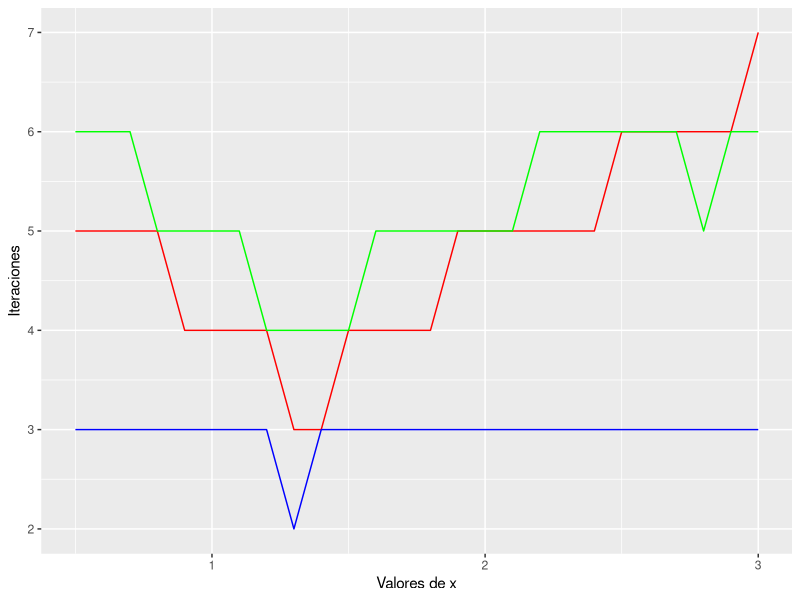

Here is the R script that generated this plot:
## ---- chunk 1
knitr::opts_chunk$set(echo = TRUE)
## ---- chunk 2
ipf<-function(FUN,x0,tol=1e-5,maxiter=1000){
	x_new <- FUN(x0)
	iter<-1
	while(abs(x_new-x0) > tol & iter<maxiter){
		x0<-x_new
		x_new <- FUN(x0)
		if(is.nan(x_new)){
		stop("No puede evaluar")
		}
		iter <- iter + 1
		print(x_new)
		print(x0)
		print(iter)
		
	}
	salida<-list(pf=x_new, iter=iter)
	return(salida)
}
## ---- chunk 3
ipf_new <-function(FUN,x0,tol=1e-5,maxiter=1000,trace=TRUE){
    x_new <- FUN(x0)
    iter<-1
    print(iter)
    while(abs(x_new-x0) > tol & iter<maxiter){
        x0<-x_new
        x_new <- FUN(x0)
        if(is.nan(x_new)){
            stop("No puede evaluar")
        }
        iter <- iter + 1
        if(trace==TRUE){ #se imprimirá según diga el argumento trace
            print(x_new)
            print(x0)
            if(iter==maxiter){
                cat("No hubo convergencia luego de ",iter ," iteraciones ","\n")
            }else{
                cat ("Si hubo convergencia luego de ",iter ," iteraciones","\n")
        }
        }
    }
    salida<-list(pf=x_new, iter=iter)
    return(salida)
}
## ---- chunk 4
fcon <- function(x) return(x-log(x)+exp(-x))
## ---- chunk 5
ipf_new(FUN = fcon,x0 = 1,trace=TRUE)
## ---- chunk 6
ipf_new(FUN = fcon,x0 = 1,trace=FALSE)
## ---- chunk 7

halley <- function(FUN,FUN1,FUN2,x0,tol=1e-9,maxiter=1000,trace=TRUE){
    x_new <- x0 - FUN(x0)/(FUN1(x0)-(FUN(x0)*FUN2(x0)/(2*FUN1(x0))))
    iter <- 1
    while(abs(x_new-x0) > tol & iter<maxiter){
        x0 <- x_new
        x_new <- x0 - FUN(x0)/(FUN1(x0)-(FUN(x0)*FUN2(x0)/(2*FUN1(x0))))
        iter <- iter + 1
        if(trace==TRUE){
            if(iter==maxiter) {
                cat("No hubo convergencia luego de",iter,"iteraciones","\n")
            } else {
                cat("Si hubo convergencia luego de",iter,"iteraciones","\n")
            }
        }
    }
    salida<-list(raiz=x_new,f_raiz=FUN(x_new),iter=iter) 
    return(salida)
}
## ---- chunk 8
ipf <- function(FUN,x0,tol=1e-7,maxiter=1000,trace=TRUE){
    x_new <- FUN(x0)
    iter<-1
    while(abs(x_new-x0) > tol & iter<maxiter){
        x0<-x_new
        x_new <- FUN(x0)
        if(is.nan(x_new)){
            stop("No puede evaluar")
        }
        iter <- iter + 1
        if(trace==TRUE){
	        if(iter==maxiter){
		        cat("No hubo convergencia luego de",iter,"iteraciones","\n")
	        }else{
		        cat("Si hubo convergencia luego de",iter,"iteraciones","\n")
	        }
	    }
    }
    salida <- list(pf=x_new, iter=iter)
    return(salida)
}

nr <- function(FUN,FUN1,x0,tol=1e-7,maxiter=1000,trace=TRUE){
	x_new <- x0 - FUN(x0)/FUN1(x0)
	iter <- 1
	while(abs(x_new-x0) > tol & iter<maxiter){
		x0 <- x_new
		x_new <- x0 - FUN(x0)/FUN1(x0)
		iter <- iter + 1
	    if(trace==TRUE){
	        if(iter==maxiter){
		        cat("No hubo convergencia luego de",iter,"iteraciones","\n")
	        }else{
		        cat("Si hubo convergencia luego de",iter,"iteraciones","\n")
	        }
	    }
    }
	salida<-list(raiz = x_new, f_raiz = FUN(x_new), iter = iter)
	return(salida)
}
## ---- chunk 9
comparacion <- function(FUN,FUN1,FUN2,conFUN,x0,tol=1e-5,maxiter=1000,trace=FALSE){
    nr <- nr(FUN,FUN1,x0,tol=tol,maxiter=maxiter,trace=trace)
    ipf <- ipf(conFUN,x0,tol=tol,maxiter=maxiter,trace=trace) 
    halley <- halley(FUN,FUN1,FUN2,x0,tol=tol,maxiter=maxiter,trace=trace)
    salida <- list(inter_nr=nr$iter,raiz_nr=nr$raiz,
                   inter_ipf=ipf$iter,raiz_ipf=ipf$pf,
                   inter_halley=halley$iter,raiz_halley=halley$raiz)
    return(salida)
}
## ---- chunk 10
FUN <- function(x) log(x) - exp(-x)
FUN1 <- function(x) 1/x + exp(-x)
FUN2 <- function(x) -1/(x**2) -exp(-x)
conFUN <- function(x) x-log(x)+exp(-x)
comparacion(FUN=FUN,FUN1=FUN1,FUN2=FUN2,conFUN=conFUN,x0=1)
## ---- chunk 11

x<-seq(0.5,3,0.1)
lgx <- length(x)
seq_nr <- list()


for (i in 1:lgx) {   
  seq_nr[i]=comparacion(FUN=FUN,FUN1=FUN1,FUN2=FUN2,conFUN=conFUN,x0=x[i])$inter_nr
}

seq_ipf <- list()

for (i in 1:lgx)  {
    seq_ipf[i]=comparacion(FUN=FUN,FUN1=FUN1,FUN2=FUN2,conFUN=conFUN,x0=x[i])$inter_ipf
}

seq_ha <- list()

for (i in 1:lgx)  {
    seq_ha[i]=comparacion(FUN=FUN,FUN1=FUN1,FUN2=FUN2,conFUN=conFUN,x0=x[i])$inter_ha

}
seq_nr_v=unlist(seq_nr)
seq_ipf_v=unlist(seq_ipf)
seq_ha_v=unlist(seq_ha)

library(ggplot2)

ggplot() + geom_line(aes(x=x,y=seq_nr_v,colour="red"),colour="red") + geom_line(aes(x=x,y=seq_ipf_v),colour="green") + geom_line(aes(x=x,y=seq_ha_v),colour="blue") + xlab("Valores de x") + ylab("Iteraciones")

